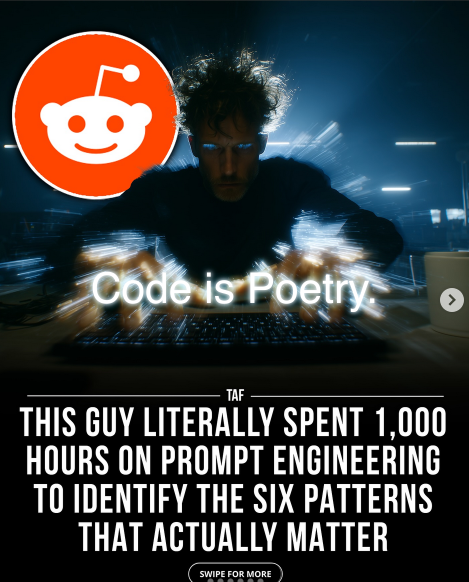
#> input picture Analysis/Tests/temp_text_added.png, 938 x 1164 px (shown at 1/2 size)
$ python imgeEdite.py
#> lines starting #> are read from the running program, lines starting #| are printed output that depends on the picture
from PIL import Image
import os
import json

def crop_center(input_path, output_path, crop_width, crop_height):
    """
    Schneidet den mittleren Bereich eines Bildes auf eine bestimmte Größe zu.
    """
    try:
        with Image.open(input_path) as img:
            original_width, original_height = img.size
            left = (original_width - crop_width) / 2
            top = (original_height - crop_height) / 2
            right = (original_width + crop_width) / 2
            bottom = (original_height + crop_height) / 2
            if left < 0 or top < 0 or right > original_width or bottom > original_height:
                print("Fehler: Der gewünschte Ausschnitt ist größer als das Originalbild.")
                return
            cropped_img = img.crop((left, top, right, bottom))
            cropped_img.save(output_path)
            print(f"Bild erfolgreich in der Mitte zugeschnitten und gespeichert unter: {output_path}")
    except FileNotFoundError:
        print(f"Fehler: Eingabebild nicht gefunden unter {input_path}")
    except Exception as e:
        print(f"Ein Fehler ist aufgetreten: {e}")

def get_image_dimensions(image_path):
    """
    Gibt die Abmessungen (Breite, Höhe) und die Dateigröße eines Bildes aus.
    """
    try:
        with Image.open(image_path) as img:
            width, height = img.size
            print(f"\n--- Bildinformationen für: {image_path} ---")
            print(f"Dimensionen: {width}px Breite x {height}px Höhe")
            file_size = os.path.getsize(image_path)
            print(f"Dateigröße: {file_size / 1024:.2f} KB")
            return width, height
    except FileNotFoundError:
        print(f"Fehler: Bild '{image_path}' nicht gefunden.")
        return None, None
    except Exception as e:
        print(f"Ein Fehler ist aufgetreten: {e}")
        return None, None

def crop_from_json(input_path, output_path, json_string):
    """
    Schneidet ein Bild basierend auf einem JSON-String mit Koordinaten zu.
    """
    try:
        coords = json.loads(json_string)
        left = coords['x1']
        top = coords['y1']
        right = coords['x2']
        bottom = coords['y2']
        with Image.open(input_path) as img:
            cropped_img = img.crop((left, top, right, bottom))
            cropped_img.save(output_path)
            print(f"Bild erfolgreich via JSON zugeschnitten und gespeichert unter: {output_path}")
    except (json.JSONDecodeError, KeyError):
        print("Fehler: JSON muss 'x1', 'y1', 'x2', 'y2' enthalten.")
    except FileNotFoundError:
        print(f"Fehler: Eingabebild nicht gefunden unter {input_path}")
    except Exception as e:
        print(f"Ein Fehler ist aufgetreten: {e}")


if __name__ == "__main__":
    # Dieses Skript ist jetzt der ZWEITE Schritt im Workflow.
    # Es nimmt das Bild, auf das bereits Text gezeichnet wurde, und schneidet es zu.

    input_img_with_text = "temp_text_added.png"
    final_output_img = "final_high_quality.png"

    # Holen Sie die Dimensionen des Bildes mit Text
    width_with_text, height_with_text = get_image_dimensions(input_img_with_text)
#> in get_image_dimensions, img is the input picture: PIL image 938x1164 RGBA; mean R, G, B, A 59.3, 60.1, 60.2, 255
#| Dimensionen: 938px Breite x 1164px Höhe
#> width_with_text = 938; height_with_text = 1164

    if width_with_text is not None:
        # Schneiden Sie es auf 50% seiner Größe zu, um den mittleren Teil zu erhalten
        desired_width = width_with_text // 2
#> desired_width = 469
        desired_height = height_with_text // 2
#> desired_height = 582

        print(f"\n--- Schneide das Bild mit Text auf {desired_width}x{desired_height}px zu ---")
#| --- Schneide das Bild mit Text auf 469x582px zu ---
        crop_center(input_img_with_text, final_output_img, desired_width, desired_height)
#> in crop_center, `cropped_img = img.crop((left, top, right, bottom))`:
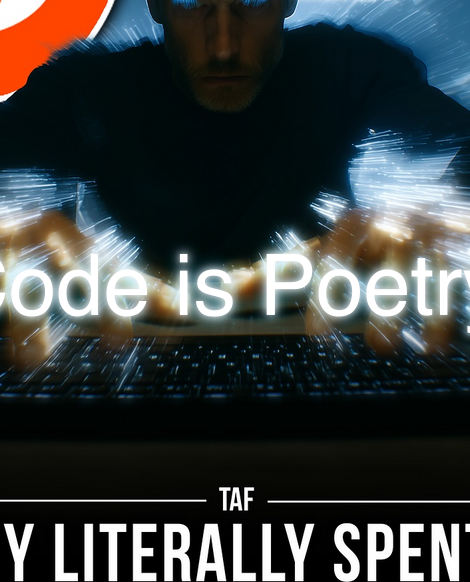
#> cropped_img: PIL image 470x582 RGBA; mean R, G, B, A 56.6, 62, 61.9, 255

        # Zeigen Sie die Dimensionen des finalen Bildes an
        get_image_dimensions(final_output_img)
#| Dimensionen: 470px Breite x 582px Höhe
